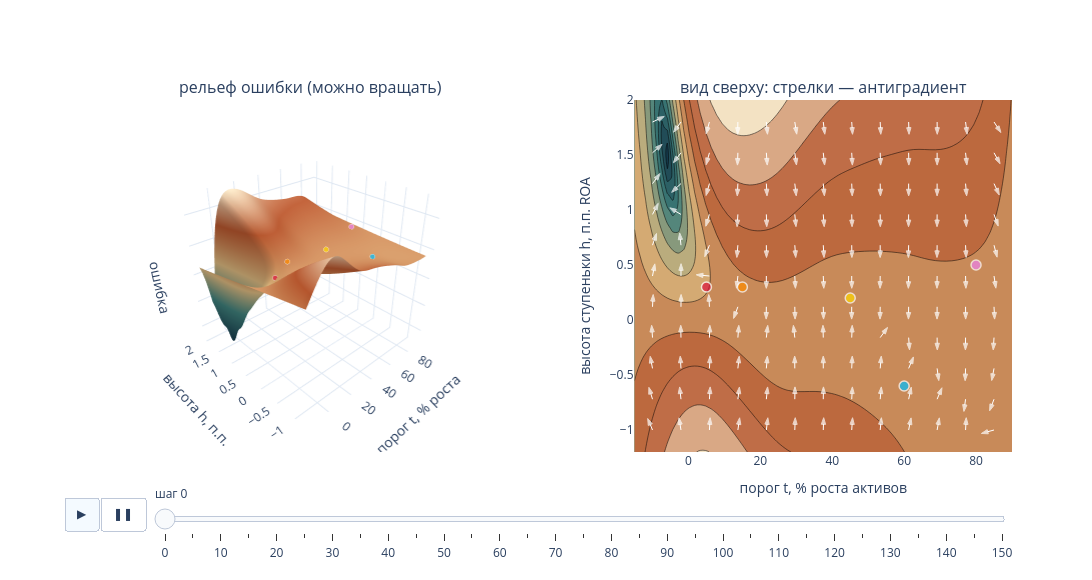

Here is the notebook cell this chart was saved with:
### Code cell
# Ручки: стартовые точки (t в десятках процентов роста, h в п.п. ROA), темп и число шагов. Нажмите ▶
starts = [(0.5, 0.3), (1.5, 0.3), (4.5, 0.2), (6.0, -0.6), (8.0, 0.5)]
learning_rate = 2.0
n_steps = 150
show_canyon(starts, learning_rate, n_steps)

### Figure 1 — Plotly figure (JSON) as saved in the notebook; plotly's stock layout.template omitted (floating-point values rounded to 4 significant figures; data arrays with more than 128 entries replaced by an {"elided": "..."} marker saying what was removed)
{"data": [{"colorscale": [[0, "#15394a"], [0.3, "#3f7f7a"], [0.55, "#d9b77e"], [0.8, "#b5562e"], [1, "#f3e2c3"]], "hoverinfo": "skip", "scene": "scene", "showscale": false, "type": "surface", "x": [-15.0, -13.48, -11.96, -10.43, -8.913, -7.391, -5.87, -4.348, -2.826, -1.304, 0.2174, 1.739, 3.261, 4.783, 6.304, 7.826, 9.348, 10.87, 12.39, 13.91, 15.43, 16.96, 18.48, 20.0, 21.52, 23.04, 24.57, 26.09, 27.61, 29.13, 30.65, 32.17, 33.7, 35.22, 36.74, 38.26, 39.78, 41.3, 42.83, 44.35, 45.87, 47.39, 48.91, 50.43, 51.96, 53.48, 55.0, 56.52, 58.04, 59.57, 61.09, 62.61, 64.13, 65.65, 67.17, 68.7, 70.22, 71.74, 73.26, 74.78, 76.3, 77.83, 79.35, 80.87, 82.39, 83.91, 85.43, 86.96, 88.48, 90.0], "y": [-1.2, -1.149, -1.098, -1.048, -0.9968, -0.946, -0.8952, -0.8444, -0.7937, -0.7429, -0.6921, -0.6413, -0.5905, -0.5397, -0.4889, -0.4381, -0.3873, -0.3365, -0.2857, -0.2349, -0.1841, -0.1333, -0.08254, -0.03175, 0.01905, 0.06984, 0.1206, 0.1714, 0.2222, 0.273, 0.3238, 0.3746, 0.4254, 0.4762, 0.527, 0.5778, 0.6286, 0.6794, 0.7302, 0.781, 0.8317, 0.8825, 0.9333, 0.9841, 1.035, 1.086, 1.137, 1.187, 1.238, 1.289, 1.34, 1.39, 1.441, 1.492, 1.543, 1.594, 1.644, 1.695, 1.746, 1.797, 1.848, 1.898, 1.949, 2.0], "z": {"elided": "64x70 float values"}}, {"colorscale": [[0, "#15394a"], [0.3, "#3f7f7a"], [0.55, "#d9b77e"], [0.8, "#b5562e"], [1, "#f3e2c3"]], "hoverinfo": "skip", "line": {"width": 0.5}, "ncontours": 24, "showscale": false, "type": "contour", "x": [-15.0, -13.48, -11.96, -10.43, -8.913, -7.391, -5.87, -4.348, -2.826, -1.304, 0.2174, 1.739, 3.261, 4.783, 6.304, 7.826, 9.348, 10.87, 12.39, 13.91, 15.43, 16.96, 18.48, 20.0, 21.52, 23.04, 24.57, 26.09, 27.61, 29.13, 30.65, 32.17, 33.7, 35.22, 36.74, 38.26, 39.78, 41.3, 42.83, 44.35, 45.87, 47.39, 48.91, 50.43, 51.96, 53.48, 55.0, 56.52, 58.04, 59.57, 61.09, 62.61, 64.13, 65.65, 67.17, 68.7, 70.22, 71.74, 73.26, 74.78, 76.3, 77.83, 79.35, 80.87, 82.39, 83.91, 85.43, 86.96, 88.48, 90.0], "xaxis": "x", "y": [-1.2, -1.149, -1.098, -1.048, -0.9968, -0.946, -0.8952, -0.8444, -0.7937, -0.7429, -0.6921, -0.6413, -0.5905, -0.5397, -0.4889, -0.4381, -0.3873, -0.3365, -0.2857, -0.2349, -0.1841, -0.1333, -0.08254, -0.03175, 0.01905, 0.06984, 0.1206, 0.1714, 0.2222, 0.273, 0.3238, 0.3746, 0.4254, 0.4762, 0.527, 0.5778, 0.6286, 0.6794, 0.7302, 0.781, 0.8317, 0.8825, 0.9333, 0.9841, 1.035, 1.086, 1.137, 1.187, 1.238, 1.289, 1.34, 1.39, 1.441, 1.492, 1.543, 1.594, 1.644, 1.695, 1.746, 1.797, 1.848, 1.898, 1.949, 2.0], "yaxis": "y", "z": {"elided": "64x70 float values"}}, {"hoverinfo": "skip", "line": {"color": "white", "width": 1}, "marker": {"angleref": "previous", "color": "white", "size": {"elided": "429 int values"}, "symbol": "arrow"}, "mode": "lines+markers", "showlegend": false, "type": "scatter", "x": {"elided": "429 float values"}, "xaxis": "x", "y": {"elided": "429 float values"}, "yaxis": "y"}, {"line": {"color": "crimson", "width": 6}, "marker": {"color": "crimson", "size": [6]}, "mode": "lines+markers", "scene": "scene", "type": "scatter3d", "x": [5.0], "y": [0.3], "z": [-1.178]}, {"line": {"color": "crimson", "width": 2.5}, "marker": {"color": "crimson", "line": {"color": "white", "width": 1.5}, "size": [10]}, "mode": "lines+markers", "type": "scatter", "x": [5.0], "xaxis": "x", "y": [0.3], "yaxis": "y"}, {"line": {"color": "darkorange", "width": 6}, "marker": {"color": "darkorange", "size": [6]}, "mode": "lines+markers", "scene": "scene", "type": "scatter3d", "x": [15.0], "y": [0.3], "z": [-1.003]}, {"line": {"color": "darkorange", "width": 2.5}, "marker": {"color": "darkorange", "line": {"color": "white", "width": 1.5}, "size": [10]}, "mode": "lines+markers", "type": "scatter", "x": [15.0], "xaxis": "x", "y": [0.3], "yaxis": "y"}, {"line": {"color": "gold", "width": 6}, "marker": {"color": "gold", "size": [6]}, "mode": "lines+markers", "scene": "scene", "type": "scatter3d", "x": [45.0], "y": [0.2], "z": [-1.027]}, {"line": {"color": "gold", "width": 2.5}, "marker": {"color": "gold", "line": {"color": "white", "width": 1.5}, "size": [10]}, "mode": "lines+markers", "type": "scatter", "x": [45.0], "xaxis": "x", "y": [0.2], "yaxis": "y"}, {"line": {"color": "deepskyblue", "width": 6}, "marker": {"color": "deepskyblue", "size": [6]}, "mode": "lines+markers", "scene": "scene", "type": "scatter3d", "x": [60.0], "y": [-0.6], "z": [-1.038]}, {"line": {"color": "deepskyblue", "width": 2.5}, "marker": {"color": "deepskyblue", "line": {"color": "white", "width": 1.5}, "size": [10]}, "mode": "lines+markers", "type": "scatter", "x": [60.0], "xaxis": "x", "y": [-0.6], "yaxis": "y"}, {"line": {"color": "violet", "width": 6}, "marker": {"color": "violet", "size": [6]}, "mode": "lines+markers", "scene": "scene", "type": "scatter3d", "x": [80.0], "y": [0.5], "z": [-0.9774]}, {"line": {"color": "violet", "width": 2.5}, "marker": {"color": "violet", "line": {"color": "white", "width": 1.5}, "size": [10]}, "mode": "lines+markers", "type": "scatter", "x": [80.0], "xaxis": "x", "y": [0.5], "yaxis": "y"}], "layout": {"annotations": [{"font": {"size": 16}, "showarrow": false, "text": "рельеф ошибки (можно вращать)", "x": 0.2475, "xanchor": "center", "xref": "paper", "y": 1, "yanchor": "bottom", "yref": "paper"}, {"font": {"size": 16}, "showarrow": false, "text": "вид сверху: стрелки — антиградиент", "x": 0.7975, "xanchor": "center", "xref": "paper", "y": 1, "yanchor": "bottom", "yref": "paper"}], "height": 580, "scene": {"camera": {"eye": {"x": -1.5, "y": -1.6, "z": 1.3}}, "domain": {"x": [0, 0.495], "y": [0, 1]}, "xaxis": {"title": {"text": "порог t, % роста"}}, "yaxis": {"title": {"text": "высота h, п.п."}}, "zaxis": {"showticklabels": false, "title": {"text": "ошибка"}}}, "showlegend": false, "sliders": [{"active": 0, "currentvalue": {"prefix": "шаг "}, "len": 0.92, "pad": {"b": 10, "t": 30}, "steps": [{"args": [["0"], {"frame": {"duration": 0, "redraw": true}, "mode": "immediate", "transition": {"duration": 0}}], "label": "0", "method": "animate"}, {"args": [["5"], {"frame": {"duration": 0, "redraw": true}, "mode": "immediate", "transition": {"duration": 0}}], "label": "5", "method": "animate"}, {"args": [["10"], {"frame": {"duration": 0, "redraw": true}, "mode": "immediate", "transition": {"duration": 0}}], "label": "10", "method": "animate"}, {"args": [["15"], {"frame": {"duration": 0, "redraw": true}, "mode": "immediate", "transition": {"duration": 0}}], "label": "15", "method": "animate"}, {"args": [["20"], {"frame": {"duration": 0, "redraw": true}, "mode": "immediate", "transition": {"duration": 0}}], "label": "20", "method": "animate"}, {"args": [["25"], {"frame": {"duration": 0, "redraw": true}, "mode": "immediate", "transition": {"duration": 0}}], "label": "25", "method": "animate"}, {"args": [["30"], {"frame": {"duration": 0, "redraw": true}, "mode": "immediate", "transition": {"duration": 0}}], "label": "30", "method": "animate"}, {"args": [["35"], {"frame": {"duration": 0, "redraw": true}, "mode": "immediate", "transition": {"duration": 0}}], "label": "35", "method": "animate"}, {"args": [["40"], {"frame": {"duration": 0, "redraw": true}, "mode": "immediate", "transition": {"duration": 0}}], "label": "40", "method": "animate"}, {"args": [["45"], {"frame": {"duration": 0, "redraw": true}, "mode": "immediate", "transition": {"duration": 0}}], "label": "45", "method": "animate"}, {"args": [["50"], {"frame": {"duration": 0, "redraw": true}, "mode": "immediate", "transition": {"duration": 0}}], "label": "50", "method": "animate"}, {"args": [["55"], {"frame": {"duration": 0, "redraw": true}, "mode": "immediate", "transition": {"duration": 0}}], "label": "55", "method": "animate"}, {"args": [["60"], {"frame": {"duration": 0, "redraw": true}, "mode": "immediate", "transition": {"duration": 0}}], "label": "60", "method": "animate"}, {"args": [["65"], {"frame": {"duration": 0, "redraw": true}, "mode": "immediate", "transition": {"duration": 0}}], "label": "65", "method": "animate"}, {"args": [["70"], {"frame": {"duration": 0, "redraw": true}, "mode": "immediate", "transition": {"duration": 0}}], "label": "70", "method": "animate"}, {"args": [["75"], {"frame": {"duration": 0, "redraw": true}, "mode": "immediate", "transition": {"duration": 0}}], "label": "75", "method": "animate"}, {"args": [["80"], {"frame": {"duration": 0, "redraw": true}, "mode": "immediate", "transition": {"duration": 0}}], "label": "80", "method": "animate"}, {"args": [["85"], {"frame": {"duration": 0, "redraw": true}, "mode": "immediate", "transition": {"duration": 0}}], "label": "85", "method": "animate"}, {"args": [["90"], {"frame": {"duration": 0, "redraw": true}, "mode": "immediate", "transition": {"duration": 0}}], "label": "90", "method": "animate"}, {"args": [["95"], {"frame": {"duration": 0, "redraw": true}, "mode": "immediate", "transition": {"duration": 0}}], "label": "95", "method": "animate"}, {"args": [["100"], {"frame": {"duration": 0, "redraw": true}, "mode": "immediate", "transition": {"duration": 0}}], "label": "100", "method": "animate"}, {"args": [["105"], {"frame": {"duration": 0, "redraw": true}, "mode": "immediate", "transition": {"duration": 0}}], "label": "105", "method": "animate"}, {"args": [["110"], {"frame": {"duration": 0, "redraw": true}, "mode": "immediate", "transition": {"duration": 0}}], "label": "110", "method": "animate"}, {"args": [["115"], {"frame": {"duration": 0, "redraw": true}, "mode": "immediate", "transition": {"duration": 0}}], "label": "115", "method": "animate"}, {"args": [["120"], {"frame": {"duration": 0, "redraw": true}, "mode": "immediate", "transition": {"duration": 0}}], "label": "120", "method": "animate"}, {"args": [["125"], {"frame": {"duration": 0, "redraw": true}, "mode": "immediate", "transition": {"duration": 0}}], "label": "125", "method": "animate"}, {"args": [["130"], {"frame": {"duration": 0, "redraw": true}, "mode": "immediate", "transition": {"duration": 0}}], "label": "130", "method": "animate"}, {"args": [["135"], {"frame": {"duration": 0, "redraw": true}, "mode": "immediate", "transition": {"duration": 0}}], "label": "135", "method": "animate"}, {"args": [["140"], {"frame": {"duration": 0, "redraw": true}, "mode": "immediate", "transition": {"duration": 0}}], "label": "140", "method": "animate"}, {"args": [["145"], {"frame": {"duration": 0, "redraw": true}, "mode": "immediate", "transition": {"duration": 0}}], "label": "145", "method": "animate"}, {"args": [["150"], {"frame": {"duration": 0, "redraw": true}, "mode": "immediate", "transition": {"duration": 0}}], "label": "150", "method": "animate"}], "x": 0.08, "y": 0, "yanchor": "top"}], "updatemenus": [{"buttons": [{"args": [null, {"frame": {"duration": 250, "redraw": true}, "fromcurrent": true, "transition": {"duration": 0}}], "label": "▶", "method": "animate"}, {"args": [[null], {"frame": {"duration": 0, "redraw": false}, "mode": "immediate"}], "label": "❚❚", "method": "animate"}], "direction": "left", "pad": {"r": 10, "t": 45}, "type": "buttons", "x": 0.08, "xanchor": "right", "y": 0, "yanchor": "top"}], "width": 1150, "xaxis": {"anchor": "y", "domain": [0.595, 1], "range": [-15, 90], "title": {"text": "порог t, % роста активов"}}, "yaxis": {"anchor": "x", "domain": [0, 1], "range": [-1.2, 2], "title": {"text": "высота ступеньки h, п.п. ROA"}}}}
